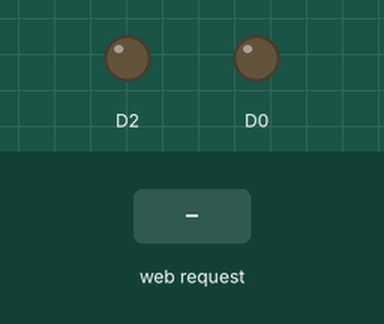
Simulated run of this sketch. Board: ESP8266 (NodeMCU). On the bench: output pins drawn as LEDs (lit = HIGH). Inputs (shaded band) come from the test bench. WiFi joins after 1.5 s; servers stay silent unless stated; what the sketch prints to the serial monitor is not drawn.

Above: at 2.8 s.
2.9 s: HTTP request GET /LED=ON received
At 3.5 s:
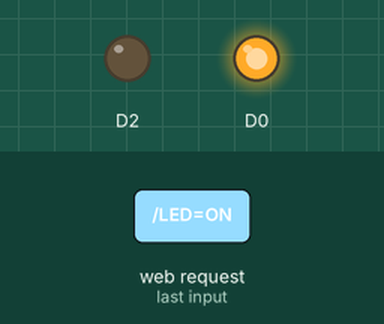
4.4 s: HTTP request GET /LED=OFF received
At 5.8 s:
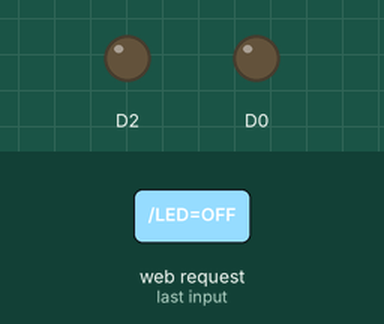
Timing chart, 0 to 7.4 s (numbered marks = the images above; inputs shaded):
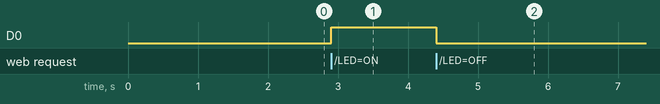

Measured:
- after the input at 2.9 s, D0: LOW → HIGH at once
- after the input at 4.4 s, D0: HIGH → LOW at once

The sketch:

mail21.ino
```cpp
// (licence header left out)
//To use send Email for Gmail to port 465 (SSL), less secure app option should be enabled. https://myaccount.google.com/lesssecureapps?pli=1

#include <Arduino.h>
#if defined(ESP32)
#include <WiFi.h>
#elif defined(ESP8266)
#include <ESP8266WiFi.h>
#endif
#include <ESP_Mail_Client.h>

#define WIFI_SSID "asdf"
#define WIFI_PASSWORD "1234567890"

#define SMTP_HOST "smtp.gmail.com"
#define SMTP_PORT 465

/* The sign in credentials */
#define AUTHOR_EMAIL "sandyvisu73@gmail.com"
#define AUTHOR_PASSWORD "vishesh121"

/* Recipient's email*/
#define RECIPIENT_EMAIL "saifsyed1000@gmail.com"

/* The SMTP Session object used for Email sending */
SMTPSession smtp;
SMTP_Message message;
ESP_Mail_Session session;
/* Callback function to get the Email sending status */
void playSong();
void stopSong();
void smtpCallback(SMTP_Status status);
WiFiServer server(80);
void setup() {
  pinMode(D0, OUTPUT);
  pinMode(D2, OUTPUT);
  server.begin();
  Serial.begin(115200);
  Serial.println();
  Serial.print("Connecting to AP");
  WiFi.begin(WIFI_SSID, WIFI_PASSWORD);
  while (WiFi.status() != WL_CONNECTED) {
    Serial.print(".");
    delay(200);
  }
  Serial.println("");
  Serial.println("WiFi connected.");
  Serial.println("IP address: ");
  Serial.println(WiFi.localIP());
  Serial.println();

  /** Enable the debug via Serial port
     none debug or 0
     basic debug or 1
  */
  smtp.debug(1);

  /* Set the callback function to get the sending results */
  smtp.callback(smtpCallback);

  /* Declare the session config data */


  /* Set the session config */
  session.server.host_name = SMTP_HOST;
  session.server.port = SMTP_PORT;
  session.login.email = AUTHOR_EMAIL;
  session.login.password = AUTHOR_PASSWORD;
  session.login.user_domain = "";

  /* Declare the message class */


  /* Set the message headers */
  message.sender.name = "Automatic Cradle";
  message.sender.email = AUTHOR_EMAIL;
  message.subject = "Baby is crying";
  message.addRecipient("Mizbah", RECIPIENT_EMAIL);

  /*Send HTML message*/
  String htmlMsg = "<div style=\"color:#2f4468;\"><h1>Iam are taking care of your baby</h1></div>";
  message.html.content = htmlMsg.c_str();
  message.html.content = htmlMsg.c_str();
  message.text.charSet = "us-ascii";
  message.html.transfer_encoding = Content_Transfer_Encoding::enc_7bit;

  /*
    //Send raw text message
    String textMsg = "Hello World! - Sent from ESP board";
    message.text.content = textMsg.c_str();
    message.text.charSet = "us-ascii";
    message.text.transfer_encoding = Content_Transfer_Encoding::enc_7bit;

    message.priority = esp_mail_smtp_priority::esp_mail_smtp_priority_low;
    message.response.notify = esp_mail_smtp_notify_success | esp_mail_smtp_notify_failure | esp_mail_smtp_notify_delay;*/

  /* Set the custom message header */
  //message.addHeader("Message-ID: <abcde.fghij@gmail.com>");

  /* Connect to server with the session config */


  /* Start sending Email and close the session */

  Serial.print("Use this URL to connect: ");
  Serial.print("http://");
  Serial.print(WiFi.localIP());
  Serial.println("/");
}
void loop() {
  // Check if a client has connected
  WiFiClient client = server.available();
  if (!client) {
    return;
  }
  // Wait until the client sends some data

  Serial.println("new client");
  while (!client.available()) {
    delay(1);
  }
  // Read the first line of the request
  String request = client.readStringUntil('\r');
  Serial.println(request);
  client.flush();
  // Match the request
  int value = LOW;
  if (request.indexOf("/LED=ON") != -1) {
    digitalWrite(D0, HIGH);
    digitalWrite(D2, LOW);
    playSong();
    sendEMail();
  }
  else if (request.indexOf("/LED=OFF") != -1) {
    digitalWrite(D0, LOW);
    digitalWrite(D2, LOW);
    stopSong();
  }
  // Set ledPin according to the request
  //digitalWrite(ledPin, value);
  // Return the response
  client.println("HTTP/1.1 200 OK");
  client.println("Content-Type: text/html");
  client.println(""); // do not forget this one
  client.println("<!DOCTYPE HTML>");

  client.println("<html>");

  client.println("<br><br>");
  client.println("<a href=\"/LED=ON\"\"><button style=\"display: block;width: 100%;padding: 300px 28px;font-size: 75px;text-align: center;\">ON </button></a><br><br><br>");
  client.println("<a href=\"/LED=OFF\"\"><button style=\"display: block;width: 100%;padding: 300px 28px;font-size: 75px;text-align: center;\">OFF </button></a><br />");
  client.println("</html>");
  delay(1);
  Serial.println("Client disonnected");
  Serial.println("");
}

void playSong(){
  }
  void stopSong(){

  }

void sendEMail() {
  message.sender.name = "Automatic Cradle";
  message.sender.email = AUTHOR_EMAIL;
  message.subject = "Baby is crying";
  message.addRecipient("Mizbah", RECIPIENT_EMAIL);

  String htmlMsg = "<div style=\"color:#2f4468;\"><h1>Iam are taking care of your baby</h1></div>";
  message.html.content = htmlMsg.c_str();
  message.html.content = htmlMsg.c_str();
  message.text.charSet = "us-ascii";
  message.html.transfer_encoding = Content_Transfer_Encoding::enc_7bit;
  if (!smtp.connect(&session))
    return;
  if (!MailClient.sendMail(&smtp, &message))
    Serial.println("Error sending Email, " + smtp.errorReason());
}
/* Callback function to get the Email sending status */
void smtpCallback(SMTP_Status status) {
  /* Print the current status */
  Serial.println(status.info());

  /* Print the sending result */
  if (status.success()) {
    Serial.println("----------------");
    ESP_MAIL_PRINTF("Message sent success: %d\n", status.completedCount());
    ESP_MAIL_PRINTF("Message sent failled: %d\n", status.failedCount());
    Serial.println("----------------\n");
    struct tm dt;

    for (size_t i = 0; i < smtp.sendingResult.size(); i++) {
      /* Get the result item */
      SMTP_Result result = smtp.sendingResult.getItem(i);
      time_t ts = (time_t)result.timestamp;
      localtime_r(&ts, &dt);

      ESP_MAIL_PRINTF("Message No: %d\n", i + 1);
      ESP_MAIL_PRINTF("Status: %s\n", result.completed ? "success" : "failed");
      ESP_MAIL_PRINTF("Date/Time: %d/%d/%d %d:%d:%d\n", dt.tm_year + 1900, dt.tm_mon + 1, dt.tm_mday, dt.tm_hour, dt.tm_min, dt.tm_sec);
      ESP_MAIL_PRINTF("Recipient: %s\n", result.recipients);
      ESP_MAIL_PRINTF("Subject: %s\n", result.subject);
    }
    Serial.println("----------------\n");
  }
}
```
